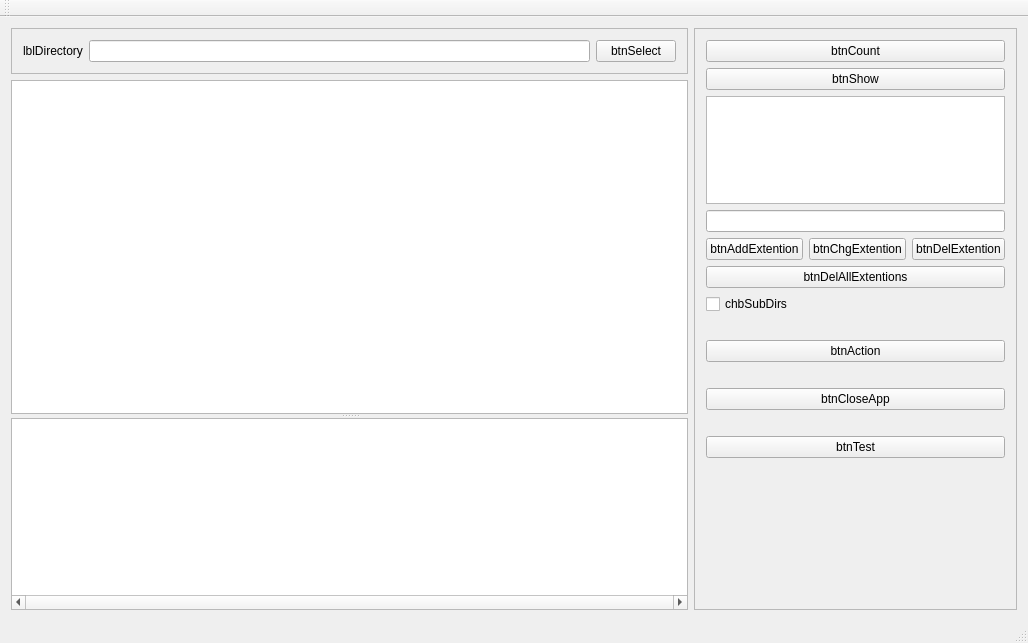
<?xml version="1.0" encoding="UTF-8"?>
<ui version="4.0">
 <class>AuswertungQtClass</class>
 <widget class="QMainWindow" name="AuswertungQtClass">
  <property name="geometry">
   <rect>
    <x>0</x>
    <y>0</y>
    <width>1028</width>
    <height>643</height>
   </rect>
  </property>
  <property name="windowTitle">
   <string>AuswertungQt</string>
  </property>
  <widget class="QWidget" name="centralWidget">
   <layout class="QHBoxLayout" name="horizontalLayout_3">
    <item>
     <layout class="QVBoxLayout" name="verticalLayout_2">
      <item>
       <widget class="QFrame" name="frame_2">
        <property name="sizePolicy">
         <sizepolicy hsizetype="Preferred" vsizetype="Fixed">
          <horstretch>0</horstretch>
          <verstretch>0</verstretch>
         </sizepolicy>
        </property>
        <property name="frameShape">
         <enum>QFrame::StyledPanel</enum>
        </property>
        <property name="frameShadow">
         <enum>QFrame::Raised</enum>
        </property>
        <layout class="QHBoxLayout" name="horizontalLayout">
         <item>
          <widget class="QLabel" name="lblDirectory">
           <property name="text">
            <string>lblDirectory</string>
           </property>
          </widget>
         </item>
         <item>
          <widget class="QLineEdit" name="edtDirectory"/>
         </item>
         <item>
          <widget class="QPushButton" name="btnSelect">
           <property name="text">
            <string>btnSelect</string>
           </property>
          </widget>
         </item>
        </layout>
       </widget>
      </item>
      <item>
       <widget class="QSplitter" name="splitter">
        <property name="orientation">
         <enum>Qt::Vertical</enum>
        </property>
        <widget class="QTableWidget" name="lvOutput">
         <property name="sizePolicy">
          <sizepolicy hsizetype="Expanding" vsizetype="Expanding">
           <horstretch>0</horstretch>
           <verstretch>2</verstretch>
          </sizepolicy>
         </property>
         <property name="alternatingRowColors">
          <bool>true</bool>
         </property>
         <attribute name="verticalHeaderMinimumSectionSize">
          <number>23</number>
         </attribute>
         <attribute name="verticalHeaderDefaultSectionSize">
          <number>25</number>
         </attribute>
        </widget>
        <widget class="QTextEdit" name="memError">
         <property name="font">
          <font>
           <pointsize>8</pointsize>
          </font>
         </property>
         <property name="horizontalScrollBarPolicy">
          <enum>Qt::ScrollBarAlwaysOn</enum>
         </property>
         <property name="lineWrapMode">
          <enum>QTextEdit::NoWrap</enum>
         </property>
        </widget>
       </widget>
      </item>
     </layout>
    </item>
    <item>
     <widget class="QFrame" name="frame">
      <property name="sizePolicy">
       <sizepolicy hsizetype="Fixed" vsizetype="Preferred">
        <horstretch>0</horstretch>
        <verstretch>0</verstretch>
       </sizepolicy>
      </property>
      <property name="frameShape">
       <enum>QFrame::StyledPanel</enum>
      </property>
      <property name="frameShadow">
       <enum>QFrame::Raised</enum>
      </property>
      <layout class="QVBoxLayout" name="verticalLayout">
       <item>
        <widget class="QPushButton" name="btnCount">
         <property name="text">
          <string>btnCount</string>
         </property>
        </widget>
       </item>
       <item>
        <widget class="QPushButton" name="btnShow">
         <property name="text">
          <string>btnShow</string>
         </property>
        </widget>
       </item>
       <item>
        <widget class="QListWidget" name="lbValues">
         <property name="selectionMode">
          <enum>QAbstractItemView::ExtendedSelection</enum>
         </property>
         <property name="selectionBehavior">
          <enum>QAbstractItemView::SelectRows</enum>
         </property>
        </widget>
       </item>
       <item>
        <widget class="QLineEdit" name="edtExtentions"/>
       </item>
       <item>
        <layout class="QHBoxLayout" name="horizontalLayout_2">
         <item>
          <widget class="QPushButton" name="btnAddExtention">
           <property name="text">
            <string>btnAddExtention</string>
           </property>
          </widget>
         </item>
         <item>
          <widget class="QPushButton" name="btnChgExtention">
           <property name="text">
            <string>btnChgExtention</string>
           </property>
          </widget>
         </item>
         <item>
          <widget class="QPushButton" name="btnDelExtention">
           <property name="text">
            <string>btnDelExtention</string>
           </property>
          </widget>
         </item>
        </layout>
       </item>
       <item>
        <widget class="QPushButton" name="btnDelAllExtentions">
         <property name="text">
          <string>btnDelAllExtentions</string>
         </property>
        </widget>
       </item>
       <item>
        <widget class="QCheckBox" name="chbSubDirs">
         <property name="text">
          <string>chbSubDirs</string>
         </property>
        </widget>
       </item>
       <item>
        <spacer name="verticalSpacer_2">
         <property name="orientation">
          <enum>Qt::Vertical</enum>
         </property>
         <property name="sizeType">
          <enum>QSizePolicy::Fixed</enum>
         </property>
         <property name="sizeHint" stdset="0">
          <size>
           <width>20</width>
           <height>20</height>
          </size>
         </property>
        </spacer>
       </item>
       <item>
        <widget class="QPushButton" name="btnParse">
         <property name="text">
          <string>btnAction</string>
         </property>
        </widget>
       </item>
       <item>
        <spacer name="verticalSpacer_3">
         <property name="orientation">
          <enum>Qt::Vertical</enum>
         </property>
         <property name="sizeType">
          <enum>QSizePolicy::Fixed</enum>
         </property>
         <property name="sizeHint" stdset="0">
          <size>
           <width>20</width>
           <height>20</height>
          </size>
         </property>
        </spacer>
       </item>
       <item>
        <widget class="QPushButton" name="btnCloseApp">
         <property name="text">
          <string>btnCloseApp</string>
         </property>
        </widget>
       </item>
       <item>
        <spacer name="verticalSpacer_4">
         <property name="orientation">
          <enum>Qt::Vertical</enum>
         </property>
         <property name="sizeType">
          <enum>QSizePolicy::Fixed</enum>
         </property>
         <property name="sizeHint" stdset="0">
          <size>
           <width>10</width>
           <height>20</height>
          </size>
         </property>
        </spacer>
       </item>
       <item>
        <widget class="QPushButton" name="btnTest">
         <property name="text">
          <string>btnTest</string>
         </property>
        </widget>
       </item>
       <item>
        <spacer name="verticalSpacer">
         <property name="orientation">
          <enum>Qt::Vertical</enum>
         </property>
         <property name="sizeHint" stdset="0">
          <size>
           <width>20</width>
           <height>224</height>
          </size>
         </property>
        </spacer>
       </item>
      </layout>
     </widget>
    </item>
   </layout>
  </widget>
  <widget class="QMenuBar" name="menuBar">
   <property name="geometry">
    <rect>
     <x>0</x>
     <y>0</y>
     <width>1028</width>
     <height>22</height>
    </rect>
   </property>
  </widget>
  <widget class="QToolBar" name="mainToolBar">
   <attribute name="toolBarArea">
    <enum>TopToolBarArea</enum>
   </attribute>
   <attribute name="toolBarBreak">
    <bool>false</bool>
   </attribute>
  </widget>
  <widget class="QStatusBar" name="statusBar"/>
 </widget>
 <layoutdefault spacing="6" margin="11"/>
 <tabstops>
  <tabstop>edtDirectory</tabstop>
  <tabstop>btnSelect</tabstop>
  <tabstop>btnCount</tabstop>
  <tabstop>btnShow</tabstop>
  <tabstop>lbValues</tabstop>
  <tabstop>edtExtentions</tabstop>
  <tabstop>btnAddExtention</tabstop>
  <tabstop>btnChgExtention</tabstop>
  <tabstop>btnDelExtention</tabstop>
  <tabstop>btnDelAllExtentions</tabstop>
  <tabstop>chbSubDirs</tabstop>
  <tabstop>btnParse</tabstop>
  <tabstop>lvOutput</tabstop>
  <tabstop>memError</tabstop>
  <tabstop>btnCloseApp</tabstop>
 </tabstops>
 <resources>
  <include location="AuswertungQt.qrc"/>
 </resources>
 <connections/>
</ui>
